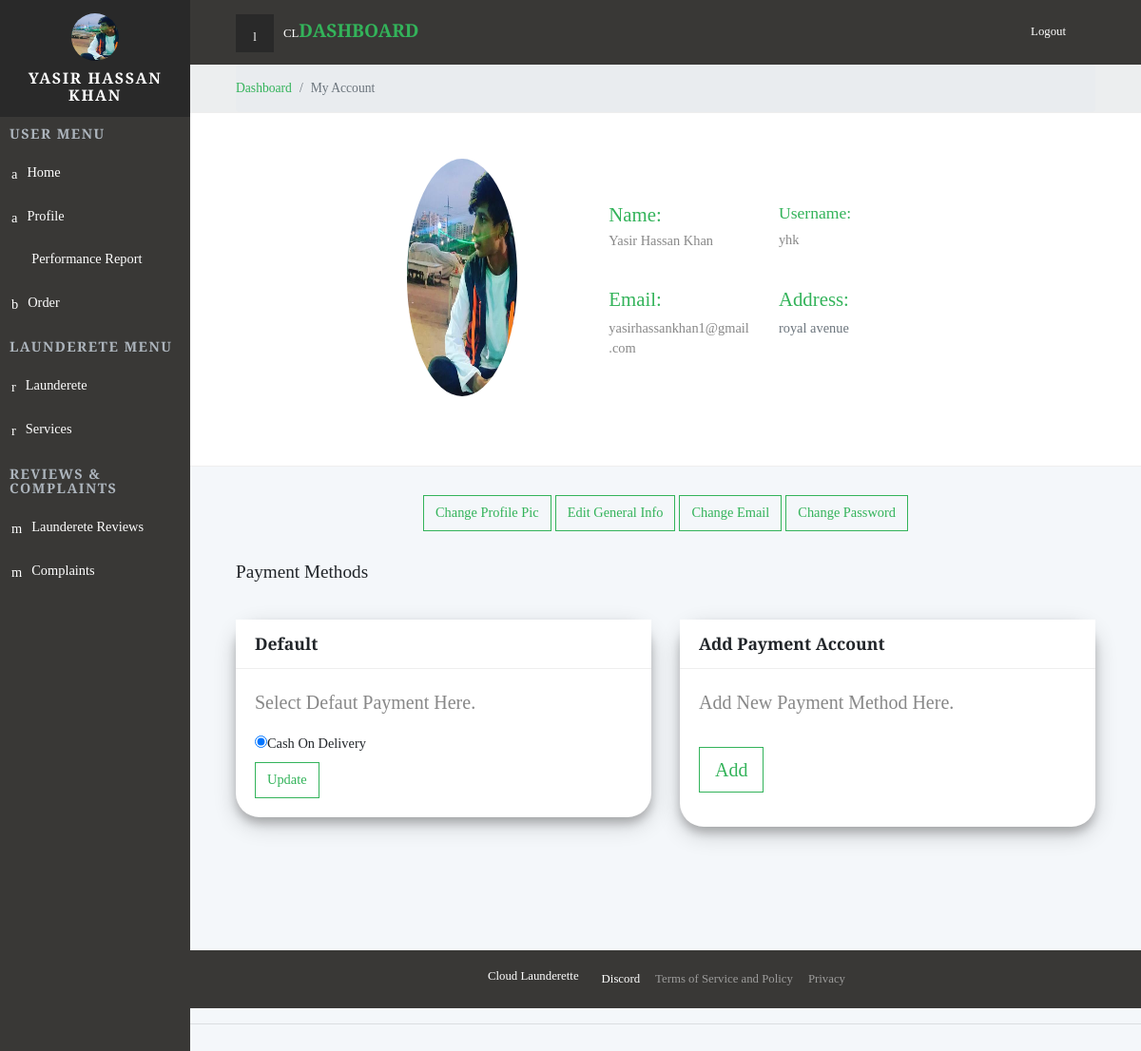
The app's page /dashboard/account/ (signed in) with its own data.
### backend/models.py (models this page shows, shortened)
class Launderer(models.Model):
    user = models.OneToOneField(User, on_delete=models.CASCADE, null=True)
    name = models.CharField(max_length=200, null=True)
    profile_pic = models.ImageField( default="default-profile.png")
    address = models.CharField(max_length=200, null=True)
    city = models.CharField(max_length=200, null=True)
    lat = models.FloatField(null=True, blank=True)
    lon = models.FloatField(null=True, blank=True)
    isBlocked = models.BooleanField(default=False)
    is_email_verified = models.BooleanField(default=False)
    date_joined =models.DateTimeField(auto_now_add=True)

### backend/decorators.py (the view)
		def wrapper_func(request, *args, **kwargs):
			group = None
			if request.user.groups.exists():
				group = request.user.groups.all()[0].name
			if group in allowed_roles:
				return view_func(request, *args, **kwargs)
			else:
				return HttpResponse('You are not authorized to view this page')

### backend/forms.py
class LaundererForm(ModelForm):
    class Meta:
        model = Launderer
        fields = '__all__'
        exclude = ['user']

class LaundererProfilePicForm(ModelForm):
    class Meta:
        model = Launderer
        fields = ['profile_pic']

### backend/views.py (called while the page is built)
@login_required(login_url="loginPage")
@allowed_users(allowed_roles=['launderer'])
def laundererAccount(request):
    launderer = request.user.launderer
    totalLaunderette = launderer.launderette_set.all().count()
    curr_user=request.user
    form = LaundererForm(instance= launderer)
    profilepicform = LaundererProfilePicForm(instance= launderer)
    passwordform = PasswordChangeForm(curr_user)
    emailform = LaundererEmailForm(instance= curr_user)
    context = {"launderer": launderer, "form": form,  'passwordform':passwordform,  'profilepicform':profilepicform, 'emailform': emailform, 'totalLaunderette' : totalLaunderette }
    return render(request,"frontend/profile.html",context)

### frontend/templates/frontend/profile.html (shortened to what this page needs)
{%  extends 'frontend/partialview/base_template.html' %}
{% load static %}
{% block content %}
    <div class="page">
      {% include 'frontend/partialview/topbar.html' %}
      <div class="breadcrumb-holder">
        <div class="container-fluid">
          <ul class="breadcrumb">
            <li class="breadcrumb-item "><a href="{% url 'dashboard' %}">Dashboard</a></li>
            <li class="breadcrumb-item active">My Account       </li>
          </ul>
        </div>
      </div>
<section class="dashboard-header section-padding">
        <div class="container-fluid">
          <div class="row d-flex align-items-md-stretch ">
          <div class="col-lg-2 mr-4 pr-4"></div>
            <div class="col-lg-2 col-md-6 mr-4 pr-4">
              <div class="card to-do">
                <div class="">
                  <img src="{{launderer.profile_pic.url}}"alt="person" class="img-fluid pfp rounded-circle">
                </div>
              </div>
            </div>
            <div class="col-lg-7 col-md-12 py-4 my-4 ml-4 pl-4 ">
              <div class="row">
                  <div class="col-lg-4 col-md-4">
                    <div class="card project-progress">
                      <h2 class="display h4 text-primary">Name:</h2>
                      <p class="display h4 ">{{launderer.name}}</p>
                    </div>
                  </div>
                  <div class="col-lg-4 col-md-4">
                    <div class="card project-progress">
                      <h3 class="display h4 text-primary">Username:</h3>
                      <p>{{launderer.user.username}} </p>
                    </div>
                </div>
              </div>
            <div class="row mt-4">
                  <div class="col-lg-4 col-md-4">
                    <div class="card project-progress">
                      <h2 class="display h4 text-primary">Email:</h2>
                      <p>{{launderer.user.email}} </p>
                    </div>
                  </div>
                  <div class="col-lg-4 col-md-4">
                    <div class="card project-progress">
                      <h2 class="display h4 text-primary">Address:</h2>
                      <p class='text-muted'>{{launderer.address}}</p>
                    </div>
                </div>
              </div>
            </div>
          </div>
        </div>
      </section>
      <div class="container text-center">
          <a class="btn btn-md btn-outline-primary  " href="" data-toggle="modal" data-target="#profilepicModal">Change Profile Pic </a>
          <a class="btn btn-md btn-outline-primary  " href="" data-toggle="modal" data-target="#generalModal">Edit General Info</a>
          <a class="btn btn-md btn-outline-primary  " href="" data-toggle="modal" data-target="#emailModal">Change Email</a>
          <a class="btn btn-md btn-outline-primary  " href="" data-toggle="modal" data-target="#passwordModal">Change Password </a>
      </div>
    <section class="charts">
        <div class="container-fluid">
          <header>
            <h1 class="h3 display">Payment Methods            </h1>
          </header>
          <div class="row">
            <div class="col-lg-6">
              <div class="card line-chart-example">
                <div class="card-header d-flex align-items-center">
                  <h4>Default</h4>
                </div>
                <div class="card-body">
                    <p class="lead">Select Defaut Payment Here.</p>
                    <form>
                        <div class="radio">
                            <label><input type="radio" name="optradio" checked>Cash On Delivery</label>
                        </div>
                        <div class="radio">
                            <a class="btn  btn-outline-primary" href="">Update </a>
                        </div>
                    </form>
                </div>
              </div>
            </div>
            <div class="col-lg-6">
              <div class="card bar-chart-example">
                <div class="card-header d-flex align-items-center">
                  <h4>Add Payment Account</h4>
                </div>
                <div class="card-body">
                    <p class="lead">Add New Payment Method Here.</p>
                    <a class="btn btn-lg btn-outline-primary my-3" href="">Add</a>
                </div>
              </div>
            </div>
          </div>
        </div>
    </section>
      <footer class="main-footer">
        {% include 'frontend/partialview/footer_navbar.html' %}
      </footer>
    </div>
{% endblock content %}

### frontend/templates/frontend/partialview/header_navbar.html (shortened to what this page needs)
{% load static %}
    <nav class="side-navbar">
      <div class="side-navbar-wrapper">
        <div class="sidenav-header d-flex align-items-center justify-content-center">
          <div class="sidenav-header-inner text-center"><img src="{{launderer.profile_pic.url}}" alt="person" class="img-fluid rounded-circle">
            <h2 class="h5">{{launderer.name}}</h2>
          </div>
        </div>
        <div class="main-menu">
          <h5 class="sidenav-heading">User Menu</h5>
          <ul id="side-main-menu" class="side-menu list-unstyled">
            <li><a href="{% url 'dashboard' %}" > <i class="icon-form"></i>Home                             </a></li>
            <li><a href="{% url 'myAccount' %}"> <i class="icon-form"></i>Profile                             </a></li>
            <li class=""><a href="{% url 'Report' %}"> <i class="fa fa-bar-chart"></i>Performance Report                              </a></li>
            <li><a href="#exampledropdownDropdown2" aria-expanded="false" data-toggle="collapse"> <i class="icon-home"></i>Order </a>
            </li>
        </div>
        <div class="admin-menu">
          <h5 class="sidenav-heading">Launderete Menu</h5>
          <ul id="side-admin-menu" class="side-menu list-unstyled">
            <li> <a href="{% url 'launderette' %}"> <i class="icon-screen"> </i>Launderete</a></li>
            {% if totalLaunderette != 0 %}
              <li> <a href="{% url 'services' %}"> <i class="icon-screen"> </i>Services</a></li>
            {% endif %}
          </ul>
        </div>
        <div class="admin-menu">
          <h5 class="sidenav-heading">Reviews & Complaints</h5>
          <ul id="side-admin-menu" class="side-menu list-unstyled">
            {% if totalLaunderette != 0 %}
              <li> <a href="{% url 'laundaretteReviews' %}"> <i class="icon-flask"> </i>Launderete Reviews</a></li>
            {% endif %}
            <li> <a href="{% url 'complaints' %}"> <i class="icon-flask"> </i>Complaints</a></li>
          </ul>
        </div>
      </div>
    </nav>

### static/css/custom.css (style rules this page uses)
.pfp { width: 100% !important; height: 250px !important; }
body { font-family: 'Playfair Display', serif !important; }
input { border-radius: 20px !important; padding-left: 7px !important; }
.card { border-radius: 25px !important; box-shadow: 0 6px 10px 0 rgba(0, 0, 0, 0.2), 0 8px 23px 0 rgba(0, 0, 0, 0.19); }

### records on screen
Launderer: profile_pic (picture), name "YASIR HASSAN KHAN", name "Yasir Hassan Khan", user.username "yhk", user.email "yasirhassankhan1@gmail.com", address "royal avenue"
